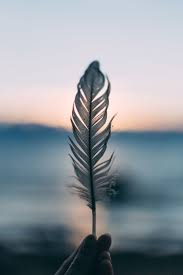
#> input picture day2/image.jpg, 183 x 275 px
$ python translate.py
#> lines starting #> are read from the running program, lines starting #| are printed output that depends on the picture
import cv2
import matplotlib.pyplot as plt
import numpy as np
img = cv2.imread("image.jpg")
#> img is the input picture: shape (275, 183, 3); mean B, G, R 155.9, 149, 141.2
rows,cols=img.shape[:2]
#> rows = 275; cols = 183

M = np.float32([[1,0,-10],[0,1,0]])
translate = cv2.warpAffine(img,M,(cols,rows))
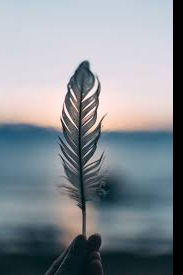
#> translate: shape (275, 183, 3); mean B, G, R 147.1, 140.8, 133.7
plt.imshow(cv2.cvtColor(translate,cv2.COLOR_BGR2RGB))
plt.show()

$ run again, with day2/noise.jpg copied over day2/image.jpg
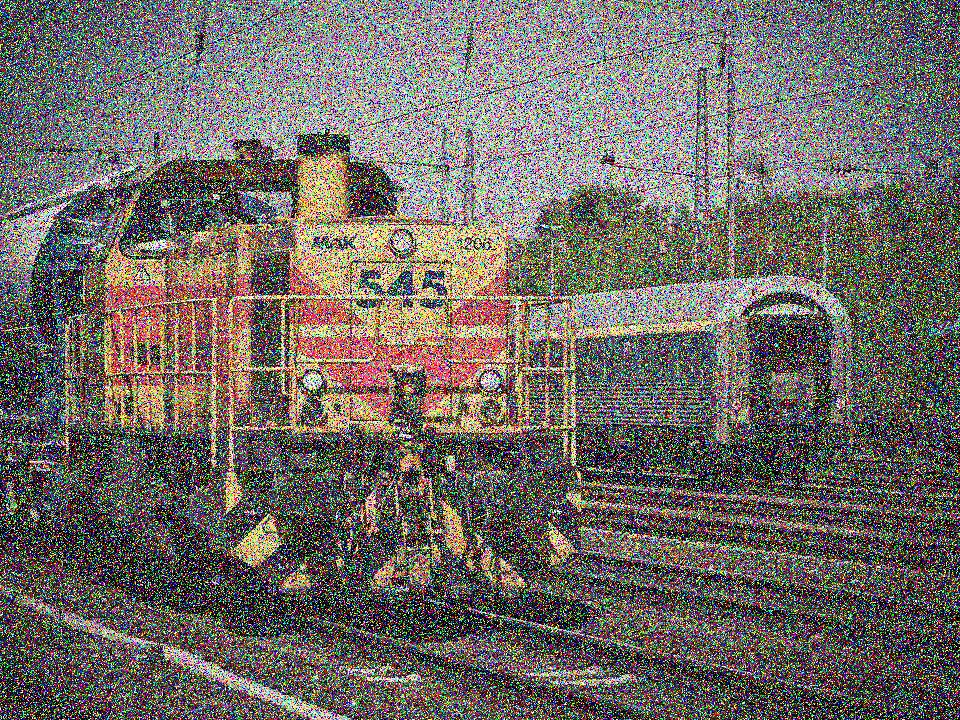
#> input picture day2/noise.jpg, 960 x 720 px
#> img is the input picture: shape (720, 960, 3); mean B, G, R 102, 106.2, 111.9
#> `translate = cv2.warpAffine(img,M,(cols,rows))`:
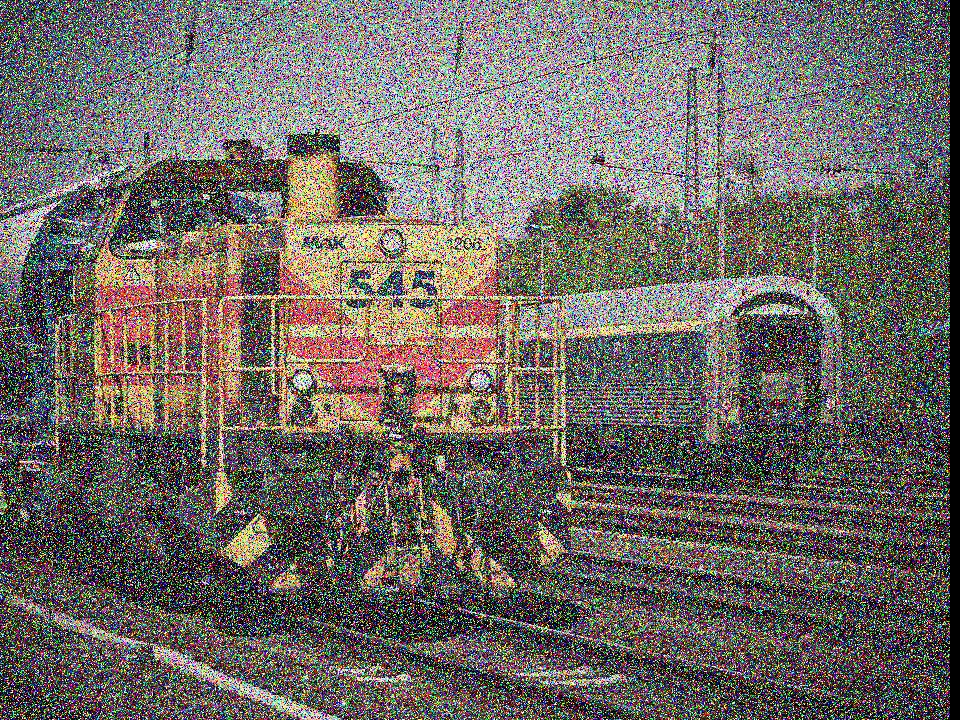
#> translate: shape (720, 960, 3); mean B, G, R 101.1, 105.3, 111
